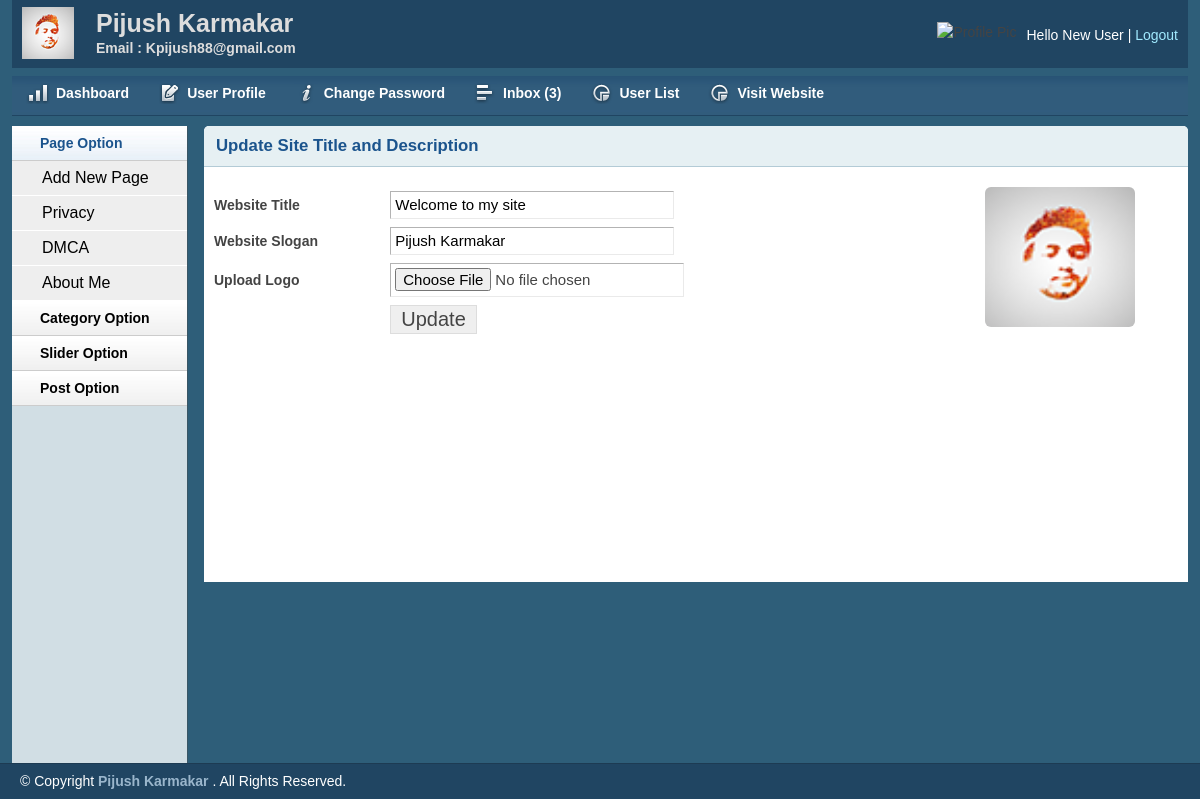
Page /admin/titleslogan.php (signed in) on the committed database.
### tables this page shows
CREATE TABLE `tbl_page` (
  `id` int(11) NOT NULL,
  `name` varchar(255) NOT NULL,
  `body` text NOT NULL
);

CREATE TABLE `title_slogan` (
  `id` int(11) NOT NULL,
  `title` varchar(255) NOT NULL,
  `slogan` varchar(255) NOT NULL,
  `logo` varchar(255) NOT NULL
);

### lib/session.php (called while the page is built, shortened)
<?php
    class session{
         public static function get($key){
         	if(isset($_SESSION[$key]) ){
         		return $_SESSION[$key];
         	}
         	else{
         		return false;
         	}
         }
    }
 ?>

### lib/Database.php (called while the page is built, shortened)
<?php
Class Database{
	public $host   = DB_HOST;
	public $user   = DB_USER;
	public $pass   = DB_PASS;
	public $dbname = DB_NAME;
	public $link;
	private function connectDB(){
	$this->link = new mysqli($this->host, $this->user, $this->pass, $this->dbname);
 }
	public function select($query){
		$result = $this->link->query($query) or die($this->link->error.__LINE__);
		if($result->num_rows > 0){
			return $result;
		} else {
			return false;
		}
	}
}

### admin/titleslogan.php (the view, shortened to what this page needs)
<?php
  include 'inc/header.php';
  include 'inc/sidebar.php';
?>
<div class="grid_10">
    <div class="box round first grid">
        <h2>Update Site Title and Description</h2>
    <?php
           $query = "SELECT * FROM title_slogan WHERE id='1' ";
           $blog_title = $db->select($query);
           if($blog_title){
           while($result = $blog_title->fetch_assoc() ){
     ?>
        <div class="block sloginblock">
        <div class="left-side">
          <form action="" method="post" enctype="multipart/form-data">
            <table class="form">
                <tr>
                    <td>
                        <label>Website Title</label>
                    </td>
                    <td>
                        <input type="text" value="<?php echo $result['title']; ?>" name="title" class="medium" />
                    </td>
                </tr>
				 <tr>
                    <td>
                        <label>Website Slogan</label>
                    </td>
                    <td>
                        <input type="text" value="<?php echo $result['slogan']; ?>" name="slogan" class="medium" />
                    </td>
                </tr>
				<tr>
                    <td>
                        <label>Upload Logo</label>
                    </td>
                    <td>
                        <input type="file" name="logo" />
                    </td>
                </tr>
				 <tr>
                    <td>
                    </td>
                    <td>
                        <input type="submit" name="submit" Value="Update" />
                    </td>
                </tr>
            </table>
            </form>
        </div>
        <div class="right-side">
            <img src="<?php echo $result['logo']; ?>" alt="Logo ">
        </div>
</div>
     <?php  } }  ?>
    </div>
</div>
<?php
  include 'inc/footer.php';
?>

### admin/inc/sidebar.php (shortened to what this page needs)
        <div class="grid_2">
            <div class="box sidemenu">
                <div class="block" id="section-menu">
                    <ul class="section menu">
                         <li><a class="menuitem">Page Option</a>
                            <ul class="submenu">
<?php if(session::get('usrRole')=='0' || session::get('usrRole')=='1'  ){  ?>
         <li><a href="addpage.php">Add New Page</a></li>
<?php } ?>
    <?php
           $query = "SELECT * FROM tbl_page ";
           $pages = $db->select($query);
           if($pages){
           while($result = $pages->fetch_assoc() ){
     ?>
     <li><a href="page.php?pageid=<?php echo $result['id']; ?>"><?php echo $result['name']; ?></a></li>
     <?php } } ?>
                            </ul>
                        </li>
                        <li><a class="menuitem">Category Option </a>
                        </li>
                        <li><a class="menuitem">Slider Option </a>
                        </li>
                        <li><a class="menuitem">Post Option</a>
                        </li>
                    </ul>
                </div>
            </div>
        </div>

### admin/css/layout.css (style rules this page uses)
body { background: #fff none repeat scroll 0 0; color: #444; font-size: 14px; padding: 0; }
a { color: #000; font-weight:bold; text-decoration: none; }
h1, h2, h3, h4, h5, h6 { line-height:1.2em; margin-bottom:.3em; }
h2 { margin-top:1em; }
.box { background:#fff; margin-bottom:20px; padding:10px 10px 10px 10px; margin-left:-8px; }
.box.grid { padding-bottom:40px; }
.box.round { -moz-border-radius: 5px 5px 0px 0px; -webkit-border-radius: 5px 5px 0px 0px; border-radius: 5px 5px 0px 0px; }
.box h2 { font-size:1.2em; font-weight:bold; color:#1B548D; background:#E6F0F3; margin:-10px -10px 0 -10px; padding:10px 12px; border-bottom:1px solid #B3CBD6; -moz-border-radius: 5px 5px 0px 0px; -webkit-border-radius: 5px 5px 0px 0px; border-radius: 5px 5px 0px 0px; }
.box.first { min-height: 406px; }
.block { padding-top:20px; }
.box.sidemenu { background-color:#D1DEE4; border-right:1px solid #3A5665; padding:0px; margin:0px; cursor:pointer; }
.box.sidemenu .block { padding-top:0px; margin-top:0px; }
ul, ol { padding-top:0; }
ul.menu { list-style:none; border-top:1px solid #bbb; }
ul.menu li { margin:0; }
ul.menu li a { display:block; padding:4px 10px; border-bottom:1px solid #ccc; }
ul.menu ul { list-style:none; margin:0; }
ul.menu ul li a { padding-left:30px; }
ul.section { border-top:0; margin-bottom:0; }
ul.section li a { background:url(../img/sidemenu-repeat.jpg) repeat-x; line-height:26px; padding-left:28px; }
ul.section li li a { background:#ddd; border-bottom:1px solid #eee; }
ul.section ul li { text-transform:none; }
ul.section ul.current li a { background: #eee none repeat scroll 0 0; border-bottom: 1px solid #fff; font-size: 16px; font-weight: normal; }
ul.section li a.current { color:#1B548D; background:url(../img/sidemenu-repeat-hover.jpg) repeat-x; }
table.form { width:100%; }
table.form td { padding:4px 0px; }
table.form label { font-weight:bold; }
table.form input, table.form select { font-size: 15px; padding: 4px 4px 5px 4px; border-top: 1px solid #b3b3b3; border-left: 1px solid #b3b3b3; border-right: 1px solid #eaeaea; border-bottom: 1px solid #eaeaea; }
table.form input[type="submit"] { border: 1px solid #ddd; color: #444; cursor: pointer; font-size: 20px; padding: 2px 10px; }
input.medium { width: 55%; }
.block { padding-bottom:1px; }

### admin/titleslogan.php (style rules this page uses)
.left-side { float: left; width:70%; }
.right-side { float: right; width: 20%; }
.right-side img { height: 140px; width:150px; border-radius: 6px; }

### rows in the picture
tbl_page: name "Privacy"
tbl_page: name "DMCA"
tbl_page: name "About Me"
title_slogan: title "Welcome to my site", slogan "Pijush Karmakar", logo (picture)

### other values in the picture
session::get('username') "New User"
$count "3"
